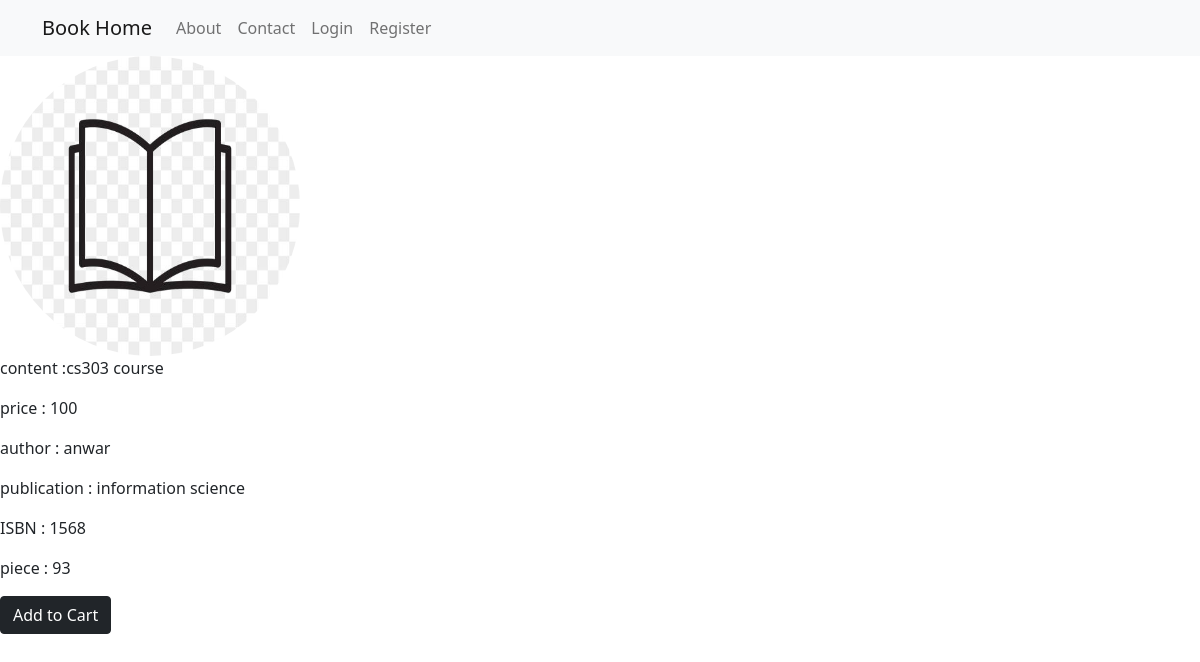
/book_info/7, run on the app's committed database.
### Models.py (models this page shows, shortened)
class Book(db.Model, UserMixin):
    id = db.Column(db.Integer, primary_key=True)
    title = db.Column(db.String(100), nullable=False)
    author = db.Column(db.String(100), nullable=False)
    publication = db.Column(db.String(100), nullable=False)
    ISBN = db.Column(db.String(100), nullable=False)
    content = db.Column(db.Text, nullable=False)
    price = db.Column(db.Integer, nullable=False)
    piece=db.Column(db.Integer, nullable=False)
    image_file = db.Column(db.String(20), nullable=False, default='default.jpg')
    cart=db.relationship('Cart', backref='cartbook', lazy=True)
    orderbook=db.relationship('OrderBook', backref='orderbook', lazy=True)

### routes.py (the view)
@app.route("/book_info/<int:book_id>")
def book_info(book_id):
    book = Book.query.get_or_404(book_id)
    return render_template('infobook.html', book=book)

### templates/infobook.html (shortened to what this page needs)
{% extends "home.html" %}
  {% block content %}
  {% if book.piece <= 0 %}
		<h2>Out Of WetSite</h2>
		        {% if current_user.is_authenticated %}
        {%endif%}
	  {% else: %}
  <img class="rounded-circle article-img"
  {% if book.image_file[0] == "C" %}
  src="{{ url_for('static',filename='book_profile/' + 'defalt.jpg' ) }}" width = "300" height = "300">
  {%else%}
    src="{{ url_for('static',filename='book_profile/' + book.image_file ) }}" width = "300" height = "300">
  {%endif%}
            <div class="article-metadata">
            <p class="article-content">content :{{ book.content }}</p>
            <p class="article-content">price : {{ book.price }}</p>
            <p class="article-content">author : {{ book.author }}</p>
            <p class="article-content">publication : {{ book.publication }}</p>
            <p class="article-content">ISBN : {{ book.ISBN }}</p>
            <p class="article-content">piece : {{ book.piece }}</p>
            </div>
<div>
<a class="btn btn-dark" href="{{ url_for('addcart',book_id=book.id) }}" role="button">Add to Cart</a>
</div>
   {%endif%}
  {% endblock %}

### data on the page
Book: content "cs303 course", price "100", author "anwar", publication "information science", ISBN "1568", piece "93"
